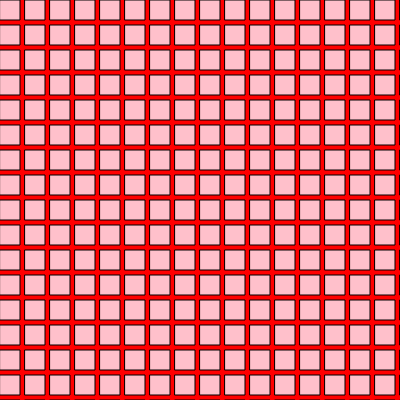
Frame 1 (no input)
Frame 60 (no input): identical to frame 1, image omitted
Frame 120 (the mouse pressed at the canvas centre since frame 60): identical to frame 1, image omitted

The p5.js sketch that drew this single still picture (run headless with seeded random() and noise() and a simulated clock; from frame 60 on, the mouse is pressed at the canvas centre):

// p5.js sketch
// ── sketch.js
let state = 0;
function setup() {
  createCanvas(400, 400);
}

function draw() {
  background(220);

  switch (state) {
    case 0:
      background("red");
      for (let j = 0; j <= 400; j += 25) {
        for (let i = 0; i <= 400; i += 25) {
          fill("pink");
          rect(i, j, 20, 20);
        }
      }
      break;
    case 1:
      background("blue");
      for (let j = 0; j <= 400; j += 60) {
        for (let i = 0; i <= 400; i += 60) {
          fill("purple");
          rect(i, j, 15, 25);
        }
      }
      break;
    case 2:
      background("green");
      for (let j = 0; j <= 400; j += 10) {
        for (let i = 0; i <= 400; i += 30) {
          fill("grey");
          rect(i, j, 10, 10);
        }
      }
      break;
    case 3:
      background("purple");
      for (let j = 0; j <= 400; j += 40) {
        for (let i = 0; i <= 400; i += 25) {
          fill("yellow");
          rect(i, j, 15, 10);
        }
      }
      break;
    case 4:
      background("orange");
      for (let j = 0; j <= 400; j += 70) {
        for (let i = 0; i <= 400; i += 5) {
          fill("green");
          rect(i, j, 3, 3);
        }
      }
      break;
  }
}
function mouseReleased() {
  state++;
  if (state > 4) {
    state = 0;
  }
}
